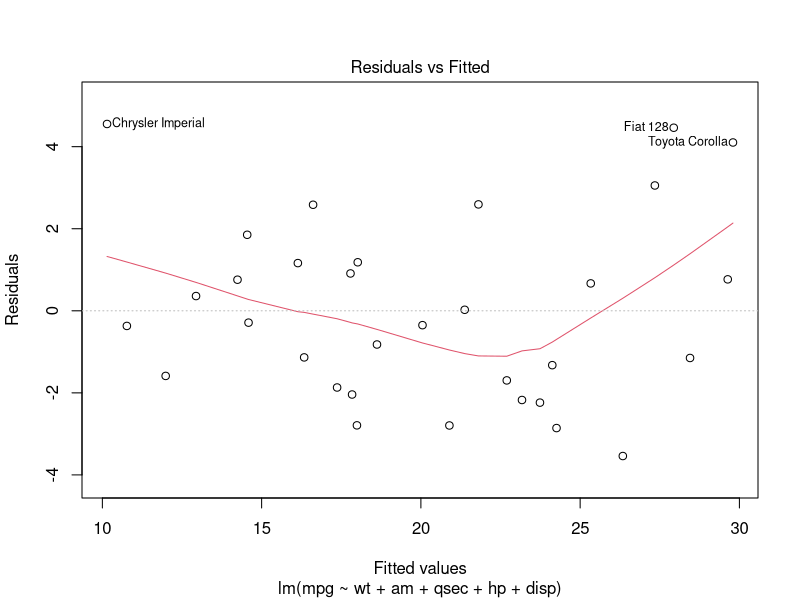
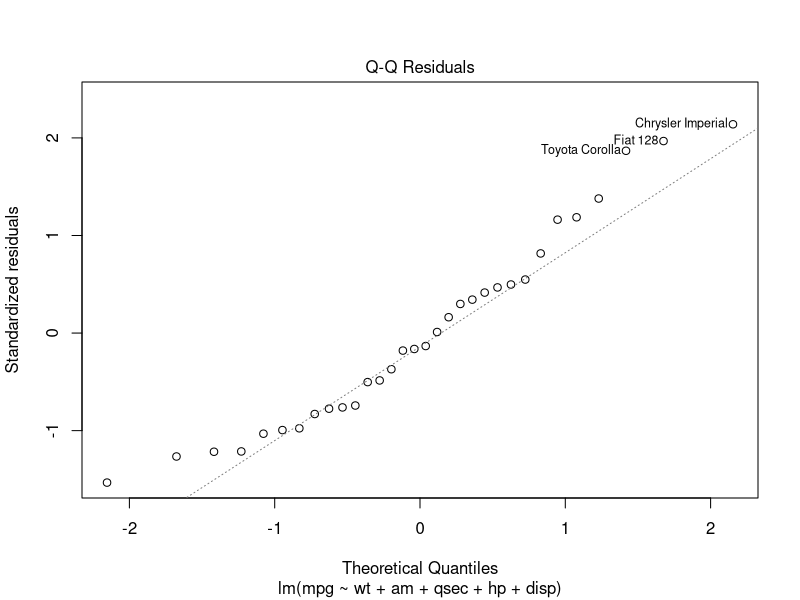
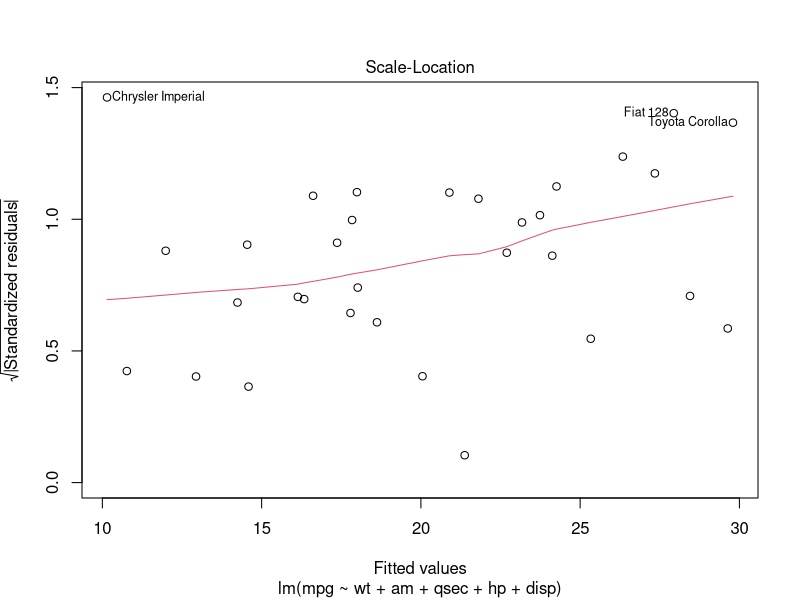
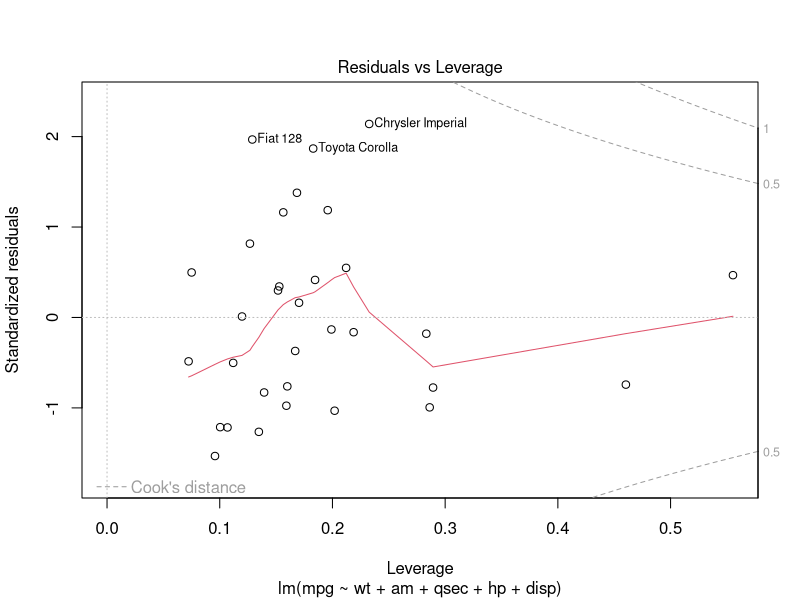

Write R code to recreate these figures, in order. (Note: this script raises an error after producing the figures.)
#  1. problem statement  

# Build the predictive model which can do the prediction of the mpg

#  2. Data gathering   _
#     ( We have the data )


#  3. Sampling data     
# skipping the sampling step because data is small


# 4 .  cleaning 
#    no need a data is already clean 


# 5 . Model building


model_mtcars <- lm(mpg  ~ . , data = mtcars )    # model has been build


summary(model_mtcars)



model_mtcars <- lm(mpg  ~ wt + am + qsec + hp + disp   , data = mtcars )    # model has been build

summary(model_mtcars)


model33_mtcars <- lm(mpg  ~ wt + am + qsec   , data = mtcars )    # model has been build

summary(model33_mtcars)

#____________________________________________________________________________________
# try to build few more models taking various combinations  of columns

model2_mtcars <- lm(cyl  ~ . , data = mtcars )    # model has been build

summary(model2_mtcars)



model2_mtcars <- lm(cyl  ~   gear + vs + drat + disp + qsec , data = mtcars )    # model has been build

summary(model2_mtcars)



model3_mtcars <- lm(disp  ~   wt + carb + hp + qsec + cyl , data = mtcars )    # model has been build

summary(model3_mtcars)



model4_mtcars <- lm(hp  ~   disp + carb + wt + vs + mpg  , data = mtcars )    # model has been build

summary(model4_mtcars)



model5_mtcars <- lm(drat  ~   cyl + carb + am + wt + mpg  , data = mtcars )    # model has been build

summary(model5_mtcars)



model6_mtcars <- lm(wt  ~   disp + carb + qsec + mpg + hp , data = mtcars )    # model has been build

summary(model6_mtcars)



model7_mtcars <- lm(qsec  ~  wt + vs + am + disp + cyl, data = mtcars )    # model has been build

summary(model7_mtcars)



model8_mtcars <- lm(vs  ~  qsec + cyl + hp + am + disp , data = mtcars )    # model has been build

summary(model8_mtcars)


model9_mtcars <- lm(am  ~ qsec + gear + mpg + cyl +vs, data = mtcars )    # model has been build

summary(model9_mtcars)



model10_mtcars <- lm(gear  ~ carb + cyl + am + wt + hp  , data = mtcars )    # model has been build

summary(model10_mtcars)



model11_mtcars <- lm(carb  ~ disp + wt + hp + gear + qsec  , data = mtcars )    # model has been build

summary(model11_mtcars)




# try to building the model on lung cap data target variable is lung cap



model3 <- lm(mpg ~ wt , data = mtcars) 
summary(model3)



model1 <- lm(mpg  ~ wt + am + qsec + hp + disp   , data = mtcars )    # model has been build

summary(model1)


perd_value  <- predict(model1, mtcars)
perd_value

pred_actual <- data.frame(perd_value , mtcars$mpg)   # Create a data frame with predicted and actual values
pred_actual
colnames(pred_actual)[1] <- "Predicted"
colnames(pred_actual)[2] <- "Actual"
pred_actual


# MSE (mean square error) =  ( error , square of error , mean)

error <- mtcars$mpg  - perd_value
square_error <- error^2
MSE <- mean(square_error)
MSE


RMSE <- MSE ^ 0.5       # root of mse
RMSE


# Mean absolute percentage error

# ERROR -->  PER. ERROR --> absolute value ---> MEAN

MAPE <- mean( abs(error/ mtcars$mpg)) * 100
MAPE

plot(model1)



plot(model)
model <- lm(mpg  ~ . , data = mtcars )    # model has been build


summary(model)

mean(error)

hist(error)

plot(error)

